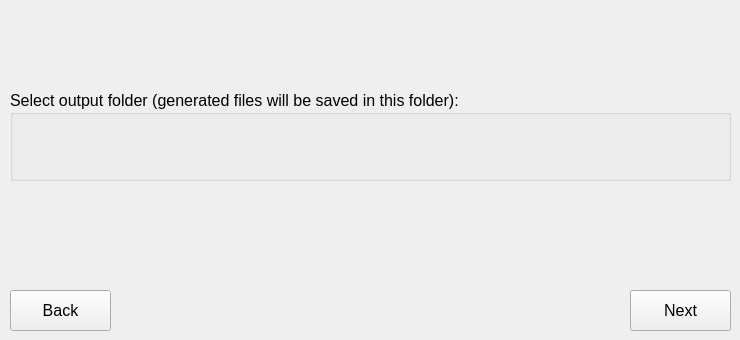
   <widget class="QWidget" name="tab_7">
    <attribute name="title">
     <string>Step 2</string>
    </attribute>
    <widget class="QGroupBox" name="groupBox_10">
     <property name="geometry">
      <rect>
       <x>10</x>
       <y>90</y>
       <width>721</width>
       <height>91</height>
      </rect>
     </property>
     <property name="font">
      <font>
       <pointsize>12</pointsize>
      </font>
     </property>
     <property name="title">
      <string>Select output folder (generated files will be saved in this folder):</string>
     </property>
     <widget class="QgsFileWidget" name="mQgsFileWidget">
      <property name="geometry">
       <rect>
        <x>10</x>
        <y>40</y>
        <width>701</width>
        <height>31</height>
       </rect>
      </property>
      <property name="sizePolicy">
       <sizepolicy hsizetype="Maximum" vsizetype="Maximum">
        <horstretch>0</horstretch>
        <verstretch>0</verstretch>
       </sizepolicy>
      </property>
      <property name="font">
       <font>
        <pointsize>12</pointsize>
       </font>
      </property>
      <property name="storageMode">
       <enum>QgsFileWidget::StorageMode::GetDirectory</enum>
      </property>
     </widget>
    </widget>
    <widget class="QPushButton" name="QPushButton_back_4">
     <property name="enabled">
      <bool>true</bool>
     </property>
     <property name="geometry">
      <rect>
       <x>10</x>
       <y>290</y>
       <width>101</width>
       <height>41</height>
      </rect>
     </property>
     <property name="font">
      <font>
       <pointsize>12</pointsize>
      </font>
     </property>
     <property name="text">
      <string>Back</string>
     </property>
     <property name="icon">
      <iconset>
       <normaloff>../medias/icons8-back-button-50.png</normaloff>../medias/icons8-back-button-50.png</iconset>
     </property>
    </widget>
    <widget class="QPushButton" name="QPushButton_next_4">
     <property name="enabled">
      <bool>true</bool>
     </property>
     <property name="geometry">
      <rect>
       <x>630</x>
       <y>290</y>
       <width>101</width>
       <height>41</height>
      </rect>
     </property>
     <property name="font">
      <font>
       <pointsize>12</pointsize>
      </font>
     </property>
     <property name="text">
      <string>Next</string>
     </property>
     <property name="icon">
      <iconset>
       <normaloff>../medias/icons8-forward-button-50.png</normaloff>../medias/icons8-forward-button-50.png</iconset>
     </property>
    </widget>
   </widget>
